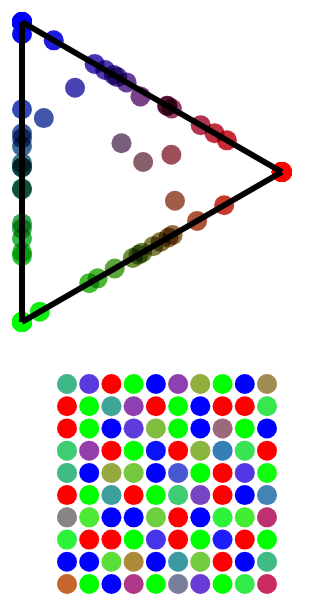
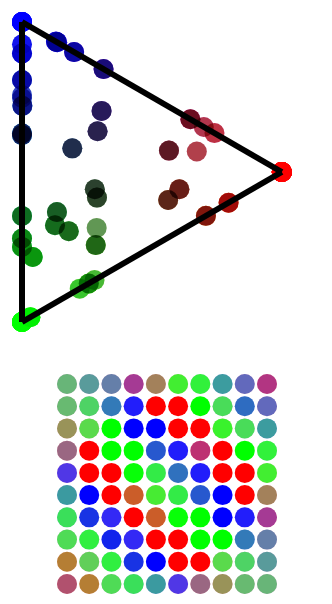
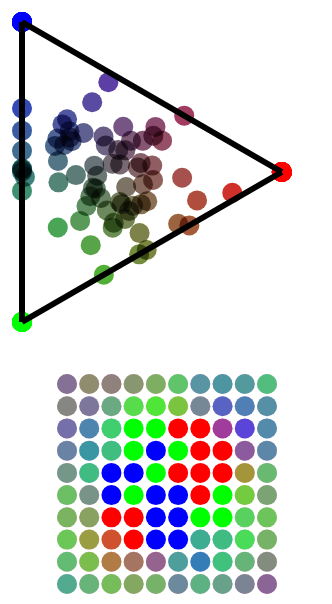
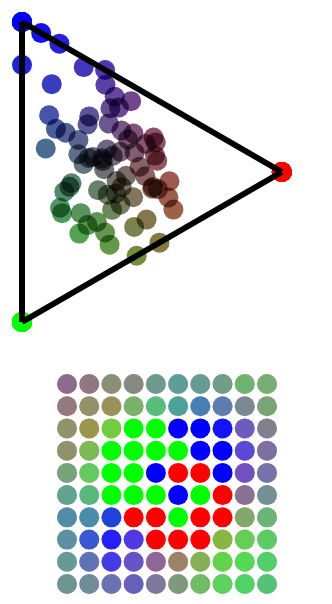

Notebook code for these charts, in order:
### Code cell
desc = 'exp_inhibit'

def h_exp_inverse(N, P, rate=1.5):
    return np.exp(-rate*(N @ P))

if desc in desc_to_run:
    for n_neigh in n_neighs:
        G, T, L, obj = P.po.solve_opt(n=n, m=m, d=d, n_neigh=n_neigh, h=h_exp_inverse, asrange=True)
        pl = P.pl.plot_sol(G, T, L, obj=obj, tit=None, paper=True, remove_labels=True)
        if save:
            fname = os.path.join(outdir, 's2_%s_%d.png' % (desc, n_neigh))
            pl.save(fname, scale_factor=5)
        pl.display()
